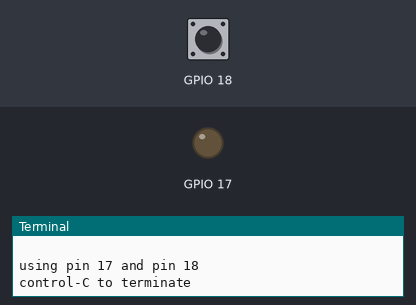
The program below on a simulated Raspberry Pi (BCM pin numbers). Parts: output pins drawn as LEDs (lit = HIGH), the last lines printed to the terminal. The inputs (shaded band) are chosen by the test bench; at power-on: GPIO 18 HIGH.

Above: at 1.2 s.
1.3 s: GPIO 18 pulsed LOW 2 times (0.12 s each, 0.3 s apart)
At 2.0 s:
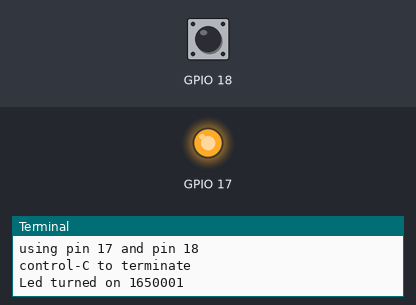
3.4 s: GPIO 18 pulled LOW for 0.15 s
5.0 s: GPIO 18 pulled LOW for 1 s
At 5.8 s:
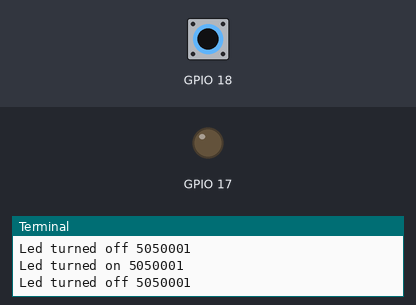
Timing chart, 0 to 8.0 s (numbered marks = the images above; inputs shaded):
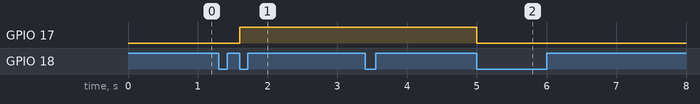

The program:

relay3.py
```python
# Filename: Relay3.py
# Project: Freenove kit using pigpio C and Python library
# Description: use a relay module
# Author: JudaV
# date: october 2024

import pigpio
import time

button_pin = 18  # set button_pin vatiable to GPIO18
led_pin = 17  # define led_pin to BCM GPIO17
pi1 = pigpio.pi()  # Initialise Pi connection and access to the local Pi's GPIO
led_state = 0


def callback_function(gpio, level, tick):
    # print("button press detected")
    # print(gpio, level, tick)
    global led_state
    led_state = not led_state
    if led_state:
        pi1.write(17, 1)
        print("Led turned on", tick)

    else:
        print("Led turned off", tick)
        pi1.write(17, 0)


def setup():
    print("using pin %d and pin %d" % (led_pin, button_pin))
    pi1.set_glitch_filter(18, 50000)
    # pi1.set_noise_filter(18, 5000, 5000)

    pi1.read(18)
    pi1.write(17, 0)
    pi1.set_pull_up_down(18, pigpio.PUD_UP)  # set buttonPin to PULL UP INPUT mode


def loop():
    print("control-C to terminate")
    while True:
        pi1.wait_for_edge(18, pigpio.FALLING_EDGE, 300)
        callback1 = pi1.callback(18, pigpio.FALLING_EDGE, callback_function)
        time.sleep(0.05)


def destroy():
    pi1.write(17, 0)
    pi1.stop()  # Release all GPIO
    print("program terminated\n")


if __name__ == "__main__":  # Program entrance
    print("Program is starting\n")
    setup()
    try:
        loop()
    except KeyboardInterrupt:  # Press ctrl-c to end the program.
        print("\nKeyboard Interrupt\n")
    finally:
        destroy()
```

Measured:
- after the input at 1.3 s, GPIO 17: LOW → HIGH after 0.30 s
- after the input at 5.0 s, GPIO 17: HIGH → LOW at once
